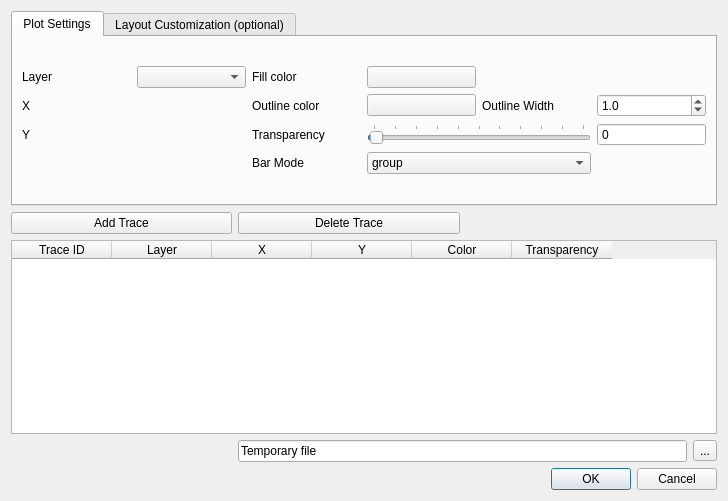
<?xml version="1.0" encoding="UTF-8"?>
<ui version="4.0">
 <class>Dialog</class>
 <widget class="QDialog" name="Dialog">
  <property name="geometry">
   <rect>
    <x>0</x>
    <y>0</y>
    <width>728</width>
    <height>501</height>
   </rect>
  </property>
  <property name="windowTitle">
   <string>Dialog</string>
  </property>
  <layout class="QGridLayout" name="gridLayout_3">
   <item row="1" column="1">
    <widget class="QPushButton" name="deleteTrace">
     <property name="text">
      <string>Delete Trace</string>
     </property>
    </widget>
   </item>
   <item row="2" column="0" colspan="4">
    <widget class="QTableWidget" name="traceTable">
     <property name="enabled">
      <bool>true</bool>
     </property>
     <column>
      <property name="text">
       <string>Trace ID</string>
      </property>
     </column>
     <column>
      <property name="text">
       <string>Layer</string>
      </property>
     </column>
     <column>
      <property name="text">
       <string>X</string>
      </property>
     </column>
     <column>
      <property name="text">
       <string>Y</string>
      </property>
     </column>
     <column>
      <property name="text">
       <string>Color</string>
      </property>
     </column>
     <column>
      <property name="text">
       <string>Transparency</string>
      </property>
     </column>
    </widget>
   </item>
   <item row="1" column="0">
    <widget class="QPushButton" name="addTrace">
     <property name="text">
      <string>Add Trace</string>
     </property>
    </widget>
   </item>
   <item row="4" column="2" colspan="2">
    <widget class="QDialogButtonBox" name="buttonBox">
     <property name="orientation">
      <enum>Qt::Horizontal</enum>
     </property>
     <property name="standardButtons">
      <set>QDialogButtonBox::Cancel|QDialogButtonBox::Ok</set>
     </property>
    </widget>
   </item>
   <item row="3" column="3">
    <widget class="QToolButton" name="browseButton">
     <property name="text">
      <string>...</string>
     </property>
    </widget>
   </item>
   <item row="0" column="0" colspan="4">
    <widget class="QTabWidget" name="tabWidget">
     <property name="enabled">
      <bool>true</bool>
     </property>
     <property name="currentIndex">
      <number>0</number>
     </property>
     <widget class="QWidget" name="tab">
      <attribute name="title">
       <string>Plot Settings</string>
      </attribute>
      <layout class="QGridLayout" name="gridLayout_2">
       <item row="0" column="0">
        <layout class="QGridLayout" name="gridLayout">
         <item row="2" column="5">
          <widget class="QSpinBox" name="alphaBox">
           <property name="buttonSymbols">
            <enum>QAbstractSpinBox::NoButtons</enum>
           </property>
           <property name="maximum">
            <number>100</number>
           </property>
          </widget>
         </item>
         <item row="2" column="3" colspan="2">
          <widget class="QSlider" name="alpha">
           <property name="cursor">
            <cursorShape>ArrowCursor</cursorShape>
           </property>
           <property name="layoutDirection">
            <enum>Qt::LeftToRight</enum>
           </property>
           <property name="minimum">
            <number>0</number>
           </property>
           <property name="maximum">
            <number>100</number>
           </property>
           <property name="singleStep">
            <number>1</number>
           </property>
           <property name="value">
            <number>1</number>
           </property>
           <property name="orientation">
            <enum>Qt::Horizontal</enum>
           </property>
           <property name="invertedAppearance">
            <bool>false</bool>
           </property>
           <property name="invertedControls">
            <bool>false</bool>
           </property>
           <property name="tickPosition">
            <enum>QSlider::TicksAbove</enum>
           </property>
           <property name="tickInterval">
            <number>10</number>
           </property>
          </widget>
         </item>
         <item row="1" column="4">
          <widget class="QLabel" name="label_9">
           <property name="text">
            <string>Outline Width</string>
           </property>
          </widget>
         </item>
         <item row="1" column="1">
          <widget class="QgsFieldExpressionWidget" name="expField1">
           <property name="sizePolicy">
            <sizepolicy hsizetype="Preferred" vsizetype="Fixed">
             <horstretch>0</horstretch>
             <verstretch>0</verstretch>
            </sizepolicy>
           </property>
          </widget>
         </item>
         <item row="3" column="3" colspan="2">
          <widget class="QComboBox" name="barCombo">
           <item>
            <property name="text">
             <string>group</string>
            </property>
           </item>
           <item>
            <property name="text">
             <string>stack</string>
            </property>
           </item>
          </widget>
         </item>
         <item row="1" column="5">
          <widget class="QDoubleSpinBox" name="widthBox">
           <property name="decimals">
            <number>1</number>
           </property>
           <property name="value">
            <double>1.000000000000000</double>
           </property>
          </widget>
         </item>
         <item row="0" column="2">
          <widget class="QLabel" name="label_5">
           <property name="text">
            <string>Fill color</string>
           </property>
          </widget>
         </item>
         <item row="3" column="2">
          <widget class="QLabel" name="label_4">
           <property name="text">
            <string>Bar Mode</string>
           </property>
          </widget>
         </item>
         <item row="0" column="0">
          <widget class="QLabel" name="label">
           <property name="text">
            <string>Layer</string>
           </property>
          </widget>
         </item>
         <item row="0" column="1">
          <widget class="QgsMapLayerComboBox" name="LayerCombo"/>
         </item>
         <item row="2" column="2">
          <widget class="QLabel" name="label_6">
           <property name="text">
            <string>Transparency</string>
           </property>
          </widget>
         </item>
         <item row="1" column="0">
          <widget class="QLabel" name="label_2">
           <property name="text">
            <string>X</string>
           </property>
          </widget>
         </item>
         <item row="2" column="0">
          <widget class="QLabel" name="label_3">
           <property name="text">
            <string>Y</string>
           </property>
          </widget>
         </item>
         <item row="1" column="2">
          <widget class="QLabel" name="label_8">
           <property name="text">
            <string>Outline color</string>
           </property>
          </widget>
         </item>
         <item row="2" column="1">
          <widget class="QgsFieldExpressionWidget" name="expField2">
           <property name="sizePolicy">
            <sizepolicy hsizetype="Preferred" vsizetype="Fixed">
             <horstretch>0</horstretch>
             <verstretch>0</verstretch>
            </sizepolicy>
           </property>
          </widget>
         </item>
         <item row="0" column="3">
          <widget class="QgsColorButton" name="mColorButton"/>
         </item>
         <item row="1" column="3">
          <widget class="QgsColorButton" name="mColorButton_2"/>
         </item>
        </layout>
       </item>
      </layout>
     </widget>
     <widget class="QWidget" name="tab_2">
      <attribute name="title">
       <string>Layout Customization (optional)</string>
      </attribute>
      <layout class="QGridLayout" name="gridLayout_5">
       <item row="0" column="0">
        <layout class="QGridLayout" name="gridLayout_4">
         <item row="1" column="3">
          <widget class="QCheckBox" name="yAxisCheck">
           <property name="text">
            <string>Y Axis Label</string>
           </property>
          </widget>
         </item>
         <item row="0" column="3">
          <widget class="QCheckBox" name="xAxisCheck">
           <property name="text">
            <string>X Axis Label</string>
           </property>
          </widget>
         </item>
         <item row="0" column="1">
          <widget class="QCheckBox" name="legendCheck">
           <property name="enabled">
            <bool>true</bool>
           </property>
           <property name="text">
            <string>Show Legend</string>
           </property>
           <property name="checked">
            <bool>false</bool>
           </property>
          </widget>
         </item>
         <item row="1" column="1">
          <widget class="QCheckBox" name="titleCheck">
           <property name="text">
            <string>Plot Title</string>
           </property>
           <property name="checkable">
            <bool>true</bool>
           </property>
           <property name="checked">
            <bool>false</bool>
           </property>
          </widget>
         </item>
         <item row="1" column="2">
          <widget class="QLineEdit" name="pltTitle">
           <property name="enabled">
            <bool>false</bool>
           </property>
           <property name="placeholderText">
            <string>Title</string>
           </property>
          </widget>
         </item>
         <item row="2" column="1">
          <widget class="QLabel" name="label_7">
           <property name="text">
            <string>Bar orientation</string>
           </property>
          </widget>
         </item>
         <item row="2" column="2">
          <widget class="QComboBox" name="orientationCombo">
           <item>
            <property name="text">
             <string>Vertical</string>
            </property>
           </item>
           <item>
            <property name="text">
             <string>Horizontal</string>
            </property>
           </item>
          </widget>
         </item>
         <item row="0" column="4">
          <widget class="QLineEdit" name="xAxisText">
           <property name="enabled">
            <bool>false</bool>
           </property>
          </widget>
         </item>
         <item row="1" column="4">
          <widget class="QLineEdit" name="yAxisText">
           <property name="enabled">
            <bool>false</bool>
           </property>
          </widget>
         </item>
        </layout>
       </item>
       <item row="1" column="0">
        <spacer name="verticalSpacer">
         <property name="orientation">
          <enum>Qt::Vertical</enum>
         </property>
         <property name="sizeHint" stdset="0">
          <size>
           <width>20</width>
           <height>40</height>
          </size>
         </property>
        </spacer>
       </item>
       <item row="0" column="1">
        <spacer name="horizontalSpacer">
         <property name="orientation">
          <enum>Qt::Horizontal</enum>
         </property>
         <property name="sizeHint" stdset="0">
          <size>
           <width>40</width>
           <height>20</height>
          </size>
         </property>
        </spacer>
       </item>
      </layout>
     </widget>
    </widget>
   </item>
   <item row="3" column="1" colspan="2">
    <widget class="QLineEdit" name="filePath">
     <property name="text">
      <string>Temporary file</string>
     </property>
     <property name="readOnly">
      <bool>true</bool>
     </property>
     <property name="placeholderText">
      <string/>
     </property>
    </widget>
   </item>
  </layout>
 </widget>
 <customwidgets>
  <customwidget>
   <class>QgsColorButton</class>
   <extends>QPushButton</extends>
   <header>qgscolorbutton.h</header>
  </customwidget>
  <customwidget>
   <class>QgsFieldExpressionWidget</class>
   <extends>QWidget</extends>
   <header>qgsfieldexpressionwidget.h</header>
  </customwidget>
  <customwidget>
   <class>QgsMapLayerComboBox</class>
   <extends>QComboBox</extends>
   <header>qgsmaplayercombobox.h</header>
  </customwidget>
 </customwidgets>
 <resources/>
 <connections>
  <connection>
   <sender>buttonBox</sender>
   <signal>rejected()</signal>
   <receiver>Dialog</receiver>
   <slot>reject()</slot>
   <hints>
    <hint type="sourcelabel">
     <x>613</x>
     <y>491</y>
    </hint>
    <hint type="destinationlabel">
     <x>109</x>
     <y>391</y>
    </hint>
   </hints>
  </connection>
  <connection>
   <sender>LayerCombo</sender>
   <signal>layerChanged(QgsMapLayer*)</signal>
   <receiver>expField1</receiver>
   <slot>setLayer(QgsMapLayer*)</slot>
   <hints>
    <hint type="sourcelabel">
     <x>120</x>
     <y>70</y>
    </hint>
    <hint type="destinationlabel">
     <x>156</x>
     <y>110</y>
    </hint>
   </hints>
  </connection>
  <connection>
   <sender>LayerCombo</sender>
   <signal>layerChanged(QgsMapLayer*)</signal>
   <receiver>expField2</receiver>
   <slot>setLayer(QgsMapLayer*)</slot>
   <hints>
    <hint type="sourcelabel">
     <x>80</x>
     <y>70</y>
    </hint>
    <hint type="destinationlabel">
     <x>105</x>
     <y>153</y>
    </hint>
   </hints>
  </connection>
  <connection>
   <sender>alpha</sender>
   <signal>valueChanged(int)</signal>
   <receiver>alphaBox</receiver>
   <slot>setValue(int)</slot>
   <hints>
    <hint type="sourcelabel">
     <x>628</x>
     <y>155</y>
    </hint>
    <hint type="destinationlabel">
     <x>706</x>
     <y>160</y>
    </hint>
   </hints>
  </connection>
  <connection>
   <sender>alphaBox</sender>
   <signal>valueChanged(int)</signal>
   <receiver>alpha</receiver>
   <slot>setValue(int)</slot>
   <hints>
    <hint type="sourcelabel">
     <x>706</x>
     <y>160</y>
    </hint>
    <hint type="destinationlabel">
     <x>628</x>
     <y>155</y>
    </hint>
   </hints>
  </connection>
  <connection>
   <sender>titleCheck</sender>
   <signal>clicked(bool)</signal>
   <receiver>pltTitle</receiver>
   <slot>setEnabled(bool)</slot>
   <hints>
    <hint type="sourcelabel">
     <x>84</x>
     <y>121</y>
    </hint>
    <hint type="destinationlabel">
     <x>289</x>
     <y>125</y>
    </hint>
   </hints>
  </connection>
  <connection>
   <sender>xAxisCheck</sender>
   <signal>clicked(bool)</signal>
   <receiver>xAxisText</receiver>
   <slot>setEnabled(bool)</slot>
   <hints>
    <hint type="sourcelabel">
     <x>350</x>
     <y>79</y>
    </hint>
    <hint type="destinationlabel">
     <x>415</x>
     <y>67</y>
    </hint>
   </hints>
  </connection>
  <connection>
   <sender>yAxisCheck</sender>
   <signal>clicked(bool)</signal>
   <receiver>yAxisText</receiver>
   <slot>setEnabled(bool)</slot>
   <hints>
    <hint type="sourcelabel">
     <x>374</x>
     <y>112</y>
    </hint>
    <hint type="destinationlabel">
     <x>427</x>
     <y>110</y>
    </hint>
   </hints>
  </connection>
 </connections>
</ui>
